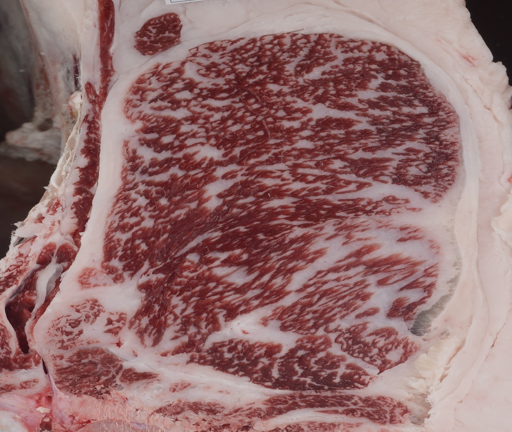
#> input picture 9주차/meat.png, 512 x 432 px
$ python '[IP]201902737_이태홍.py'
#> lines starting #> are read from the running program, lines starting #| are printed output that depends on the picture; after the words box and inside, x2 and y2 are one past the last pixel; in counts of white or black regions, pixels touching at a corner belong together
import cv2
import numpy as np
import matplotlib.pyplot as plt


def get_threshold_by_within_variance(intensity, p):

    """
    :param intensity: pixel 값 0 ~ 255 범위를 갖는 배열
    :param p: 상대도수 값
    :return: k: 최적의 threshold 값
    """

    ########################################################
    # TODO
    # TODO otsu_method 완성
    # TODO  1. within-class variance를 이용한 방법
    # TODO  교수님 이론 PPT 22 page 참고
    ########################################################


    ex1 = intensity * p
    ex2 = intensity * intensity * p

    within_var = np.zeros_like(p)

    for i in intensity:
        q1 = np.sum(p[:i+1])
        q2 = np.sum(p[i+1:])
        if q1 == 0:
            m1 = 0
        else:
            m1 = np.sum(ex1[:i]) / q1
        if q2 == 0:
            m2 = 0
        else:
            m2 = np.sum(ex1[i:]) / q2
        # within_var을 미리 계산하면 아래와 같다. (미리 q1과 q2를 곱해줌)
        within_var[i] = (np.sum(ex2[:i]) - (q1 * m1 ** 2)) + (np.sum(ex2[i:]) - (q2 * m2 ** 2))

    k = np.argmin(within_var)

    return k

def get_threshold_by_inter_variance(intensity, p):

    """
    :param p: 상대도수 값
    :return: k: 최적의 threshold 값
    """
    ########################################################
    # TODO
    # TODO otsu_method 완성
    # TODO  2. inter-class variance를 이용한 방법
    # TODO  Moving average를 이용하여 구현
    # TODO  교수님 이론 PPT 26 page 참고
    ########################################################
    p += 1e-7  # q1과 q2가 0일때 나눗셈을 진행할 경우 오류를 막기 위함

    q = np.cumsum(p)

    ex1 = intensity * p
    ex2 = intensity * intensity * p
    m = np.sum(ex1)

    between_var = np.zeros_like(p)

    for i in intensity:
        q1 = q[i]
        q2 = 1 - q[i]
        if q1 == 0:
            m1 = 0
        else:
            m1 = np.sum(ex1[:i]) / q1
        if q2 == 0:
            m2 = 0
        else:
            m2 = np.sum(ex1[i:]) / q2
        # Between-class variance의 식은 아래와 같다
        between_var[i] = q1*(m1-m)**2 + q2*(m2-m)**2

    k = np.argmax(between_var)
    return k


def get_hist(src, mask):

    """
    :param src: gray scale 이미지
    :param mask: masking을 하기 위한 값
    :return:
    """

    #######################################################################
    # TODO mask를 적용한 히스토그램 완성
    # TODO mask 값이 0인 영역은 픽셀의 빈도수를 세지 않음
    # TODO histogram을 생성해 주는 내장함수 사용금지. np.histogram, cv2.calHist
    #######################################################################
    hist = np.zeros((256,))
    for i in range(len(hist)):
        hist[i] = np.count_nonzero(src == i)
    hist[0] = 0

    return hist


def threshold(src, threshold, mask):
    """
    :param src: gray scale 이미지
    :param threshold: threshold 값
    :param mask: masking을 하기 위한 값
    :return:
    """

    ########################################################
    # TODO threshold 값을 이용한 이미지 값 채우기
    # TODO 0 < src <= threshold 이면 255로 채움
    # TODO mask의 값이 0인 좌표에 대해서는 값을 0으로 채움
    # TODO 이외의 영역은 모두 0으로 채움
    # TODO cv2.threshold 사용금지
    ########################################################

    h, w = src.shape
    dst = np.zeros((h, w), dtype=np.uint8)

    dst[src <= threshold] = 255
    dst[src > threshold] = 0
    dst[mask == 0] = 0


    return dst


def otsu_method(src, mask):

    """
    관심 영역 해당하는 이미지에 대하여 otsu's method 적용
    dst1, dst2 = otsu_method(src, mask)

    :param src: 원본 이미지와 mask를 곱한 이미지
    :param mask: 0 or 1의 값을 갖음
            histogram과 threshold 과정시 mask 값이 0에 해당하는 index는 처리를 하지 않기 위함

    변수 정보
    hist: 위의 src에 대하여 masking을 적용한 히스토그램을 구한 배열
    intensity: 0 ~ 255의 값을 갖는 배열
    p: 상대 도수 (히스토그램의 정규화)
    k1: within variance 방식으로 구한 최적의 threshold 값
    k2: inter variance 방식으로 구한 최적의 threshold 값

    :return: 2가지 방식으로 thresholding된 결과 이미지들 (dst1, dst2)
    """

    hist = get_hist(src, mask)
    hist = hist.astype((np.int32))
    intensity = np.array([i for i in range(256)])

    ########################################################
    # TODO 상대도수 p 구하기
    # TODO 교수님 이론 PPT 17 page -> p_{i}에 해당
    ########################################################

    p = hist / np.sum(hist)

    ########################################################
    # TODO otsu_method 완성
    # TODO  1. within-class variance를 이용한 방법
    # TODO      (get_threshold_by_within_variance 함수 사용)
    # TODO  2. between-class variance를 이용한 방법
    # TODO      (get_threshold_by_inter_variance 함수 사용)
    ########################################################

    k1 = get_threshold_by_within_variance(intensity, p)
    k2 = get_threshold_by_inter_variance(intensity, p)

    # k1과 k2가 같아야 한다.
    # 같지 않으면 실행 종료
    assert k1 == k2

    dst1 = threshold(src, k1, mask)
    dst2 = threshold(src, k2, mask)

    ########################################################
    # TODO Bimodal histogram 완성
    # TODO 2개의 peak에 해당하는 픽셀 값에 점 찍기
    # TODO 보고서에 결과 이미지 첨부
    ########################################################
    # Bi-modal Distribution
    plt.plot(intensity, hist)
    x1 = np.argmax(hist[:k1])
    x2 = np.argmax(hist[k1:]) + k1
    plt.plot(x1, hist[x1], color='red', marker='o', markersize=6)
    plt.plot(x2, hist[x2], color='red', marker='o', markersize=6)
    plt.xlabel('Pixel value')
    plt.ylabel('Frequency')
    plt.title('Interest region histogram')
    plt.show()

    return dst1, dst2


def main():
    meat = cv2.imread('meat.png', cv2.IMREAD_GRAYSCALE)
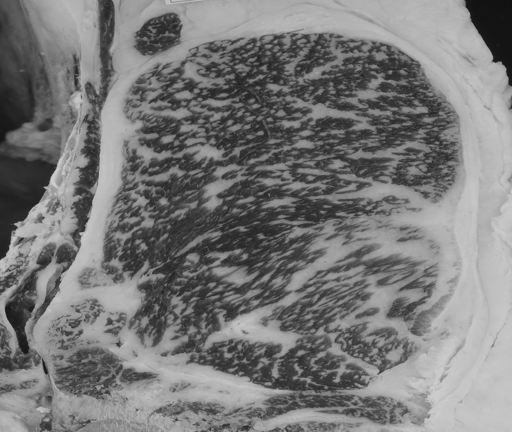
#> meat: shape (432, 512); min 17, max 209, mean 121.3
    # mask 값을 0 또는 1로 만들기 위해 255로 나누어줌
    mask = cv2.imread('mask.png', cv2.IMREAD_GRAYSCALE) / 255
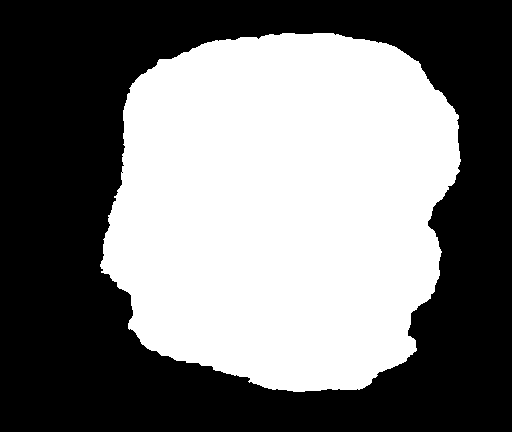
#> input picture 9주차/mask.png, 512 x 432 px
#> mask: shape (432, 512) float64; values 0 (black) and 1 (white), 46.7% white; 1 white region, box (x1, y1, x2, y2) and area: (100, 33, 461, 392) 103397

    # meat.png에서 관심 영역 해당하는 부분만 따로 추출.
    src = (meat * mask).astype(np.uint8)
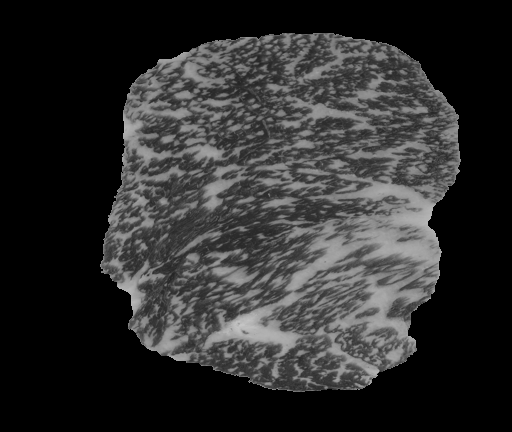
#> src: shape (432, 512); min 0, max 197, mean 45.2

    # 추출된 이미지 확인.
    cv2.imshow('original', meat)
    cv2.imshow('interest src', src)
    cv2.waitKey()
    cv2.destroyAllWindows()

    # 관심 영역 해당하는 이미지에 대하여 otsu's method 적용
    dst1, dst2 = otsu_method(src, mask)
#> after the loop in get_hist, `for i in range(len(hist)):`: hist = 256 values, max 117787 at index 0, min 0 at index 1, mean 864
#> in otsu_method, `hist = get_hist(src, mask)`: hist = 256 values, max 1508 at index 56, min 0 at index 0, mean 403.9
#> in otsu_method, `p = hist / np.sum(hist)`: p = 256 values, max 0.0146 at index 56, min 0 at index 0, mean 0.00391
#> in get_threshold_by_within_variance, `ex1 = intensity * p`: ex1 = 256 values, max 1.17 at index 139, min 0 at index 0, mean 0.377
#> in get_threshold_by_within_variance, `ex2 = intensity * intensity * p`: ex2 = 256 values, max 162.4 at index 139, min 0 at index 0, mean 41.4
#> the loop in get_threshold_by_within_variance, `for i in intensity:` made 256 passes
#> (q1, q2, m1, m2) on passes 37 to 48: (1.93e-05, 1, 0, 96.61), (0.000106, 1, 6.55, 96.61), (0.000251, 1, 15.58, 96.62), (0.000435, 1, 21.67, 96.64), (0.00103, 0.999, 16.04, 96.69), (0.00221, 0.998, 18.4, 96.78), (0.004, 0.996, 22.12, 96.9), (0.00641, 0.994, 25.59, 97.06), (0.01, 0.99, 26.69, 97.31), (0.0149, 0.985, 28.73, 97.63), (0.021, 0.979, 30.61, 98.02), (0.0278, 0.972, 33.41, 98.41)
#> (q1, q2, m2) on passes 1 to 6: (0, 1, 96.6), (0, 1, 96.6), (0, 1, 96.6), (0, 1, 96.6), (0, 1, 96.6), (0, 1, 96.6)
#> after the loop in get_threshold_by_within_variance, `for i in intensity:`: within_var = 256 values, max 1267.5 at index 197, min 193.5 at index 101, mean 905.2
#> in get_threshold_by_within_variance, `k = np.argmin(within_var)`: k = 101
#> in get_threshold_by_inter_variance, `p += 1e-7`: p = 256 values, max 0.0146 at index 56, min 1e-07 at index 0, mean 0.00391
#> in get_threshold_by_inter_variance, `q = np.cumsum(p)`: q = 256 values from 1e-07 to 1
#> in get_threshold_by_inter_variance, `m = np.sum(ex1)`: m = 96.61
#> the loop in get_threshold_by_inter_variance, `for i in intensity:` made 256 passes
#> (q1, q2, m1, m2) on passes 1 to 12: (1e-07, 1, 0, 96.61), (2e-07, 1, 0, 96.61), (3e-07, 1, 0.333, 96.61), (4e-07, 1, 0.75, 96.61), (5e-07, 1, 1.2, 96.61), (6e-07, 1, 1.67, 96.61), (7e-07, 1, 2.14, 96.61), (8e-07, 1, 2.63, 96.61), (9e-07, 1, 3.11, 96.61), (1e-06, 1, 3.6, 96.61), (1.1e-06, 1, 4.09, 96.61), (1.2e-06, 1, 4.58, 96.61)
#> (q1, q2, m1) on pass 81: (0.42, 0.58, 60.37)
#> in otsu_method, `dst1 = threshold(src, k1, mask)`:
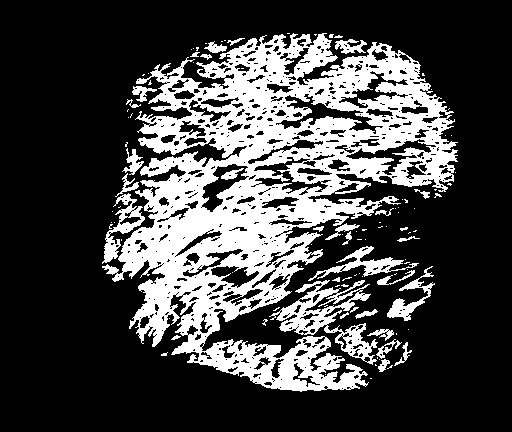
#> dst1: shape (432, 512); 26.9% white; 108 white regions (76 under 20 px), largest, box (x1, y1, x2, y2) and area: (102, 33, 458, 392) 51499, (269, 280, 378, 365) 2720, (308, 246, 419, 281) 913
#> in otsu_method, `plt.show()`:
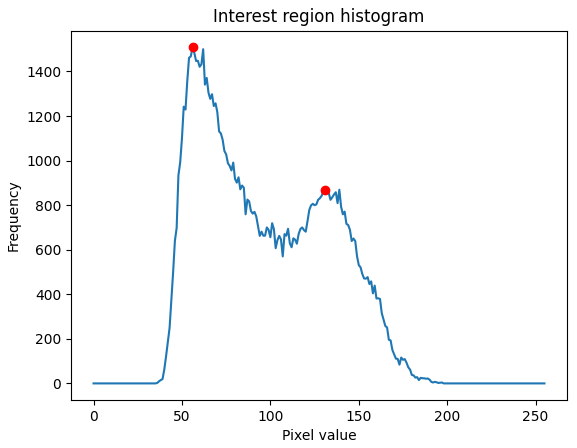
#> figure drawn by matplotlib, 1 panel; curve peaks at x = 56, y = 1508

    # True 값이 나와야함
    print("2가지 방식 결과 비교 : {}".format(np.array_equal(dst1, dst2)))
#| 2가지 방식 결과 비교 : True

    # 원본 이미지에 적용하기
    final1 = cv2.add(meat, dst1)
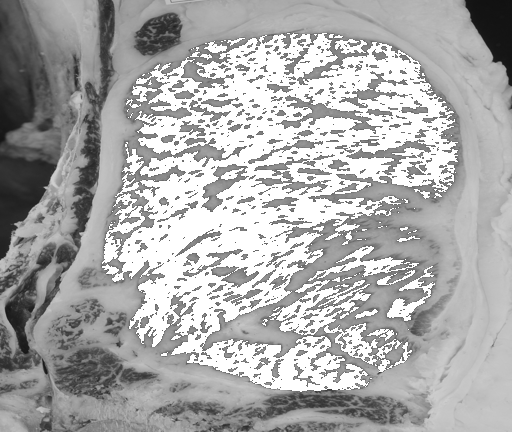
#> final1: shape (432, 512); min 17, max 255, mean 171.1
    final2 = cv2.add(meat, dst1)

    # 본인 학번 적기
    cv2.imshow('201902737 within_variance dst', dst1)
    cv2.imshow('201902737 inter_variance dst', dst2)
    cv2.imshow('201902737 final1', final1)
    cv2.imshow('201902737 final2', final2)

    cv2.waitKey()
    cv2.destroyAllWindows()

    # 보고서 첨부용
    cv2.imwrite('dst_by_within_variance.png', dst1)
    cv2.imwrite('dst_by_inter_variance.png', dst2)
    cv2.imwrite('final_by_within_variance.png', final1)
    cv2.imwrite('final_by_inter_variance.png', final2)

    return


if __name__ == '__main__':
    main()
